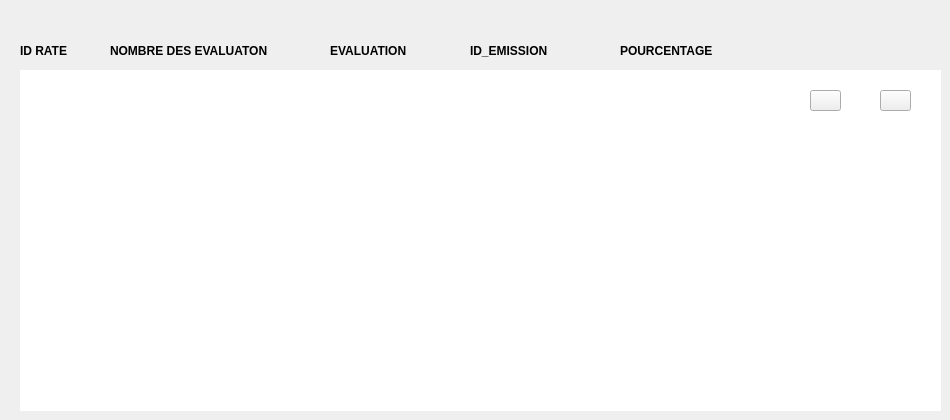
      <widget class="QWidget" name="tab_26">
       <attribute name="title">
        <string>liste des evaluation</string>
       </attribute>
       <widget class="QLabel" name="label_122">
        <property name="geometry">
         <rect>
          <x>20</x>
          <y>70</y>
          <width>921</width>
          <height>341</height>
         </rect>
        </property>
        <property name="styleSheet">
         <string notr="true">background-color:rgb(255, 255, 255)</string>
        </property>
        <property name="text">
         <string/>
        </property>
       </widget>
       <widget class="QLabel" name="label_135">
        <property name="geometry">
         <rect>
          <x>20</x>
          <y>30</y>
          <width>111</width>
          <height>41</height>
         </rect>
        </property>
        <property name="font">
         <font>
          <weight>75</weight>
          <bold>true</bold>
         </font>
        </property>
        <property name="text">
         <string>ID RATE</string>
        </property>
       </widget>
       <widget class="QLabel" name="label_136">
        <property name="geometry">
         <rect>
          <x>110</x>
          <y>30</y>
          <width>191</width>
          <height>41</height>
         </rect>
        </property>
        <property name="font">
         <font>
          <weight>75</weight>
          <bold>true</bold>
         </font>
        </property>
        <property name="text">
         <string>NOMBRE DES EVALUATON </string>
        </property>
       </widget>
       <widget class="QLabel" name="label_137">
        <property name="geometry">
         <rect>
          <x>330</x>
          <y>30</y>
          <width>111</width>
          <height>41</height>
         </rect>
        </property>
        <property name="font">
         <font>
          <weight>75</weight>
          <bold>true</bold>
         </font>
        </property>
        <property name="text">
         <string>EVALUATION </string>
        </property>
       </widget>
       <widget class="QLabel" name="label_138">
        <property name="geometry">
         <rect>
          <x>470</x>
          <y>30</y>
          <width>111</width>
          <height>41</height>
         </rect>
        </property>
        <property name="font">
         <font>
          <weight>75</weight>
          <bold>true</bold>
         </font>
        </property>
        <property name="text">
         <string>ID_EMISSION</string>
        </property>
       </widget>
       <widget class="QLabel" name="label_139">
        <property name="geometry">
         <rect>
          <x>620</x>
          <y>30</y>
          <width>111</width>
          <height>41</height>
         </rect>
        </property>
        <property name="font">
         <font>
          <weight>75</weight>
          <bold>true</bold>
         </font>
        </property>
        <property name="text">
         <string>POURCENTAGE</string>
        </property>
       </widget>
       <widget class="QPushButton" name="pushButton_92">
        <property name="geometry">
         <rect>
          <x>810</x>
          <y>90</y>
          <width>31</width>
          <height>21</height>
         </rect>
        </property>
        <property name="styleSheet">
         <string notr="true">image: url(:/modifier/modifier.png);</string>
        </property>
        <property name="text">
         <string/>
        </property>
       </widget>
       <widget class="QPushButton" name="pushButton_93">
        <property name="geometry">
         <rect>
          <x>880</x>
          <y>90</y>
          <width>31</width>
          <height>21</height>
         </rect>
        </property>
        <property name="styleSheet">
         <string notr="true">image:url(:/new/prefix1/delete.png)</string>
        </property>
        <property name="text">
         <string/>
        </property>
       </widget>
      </widget>
